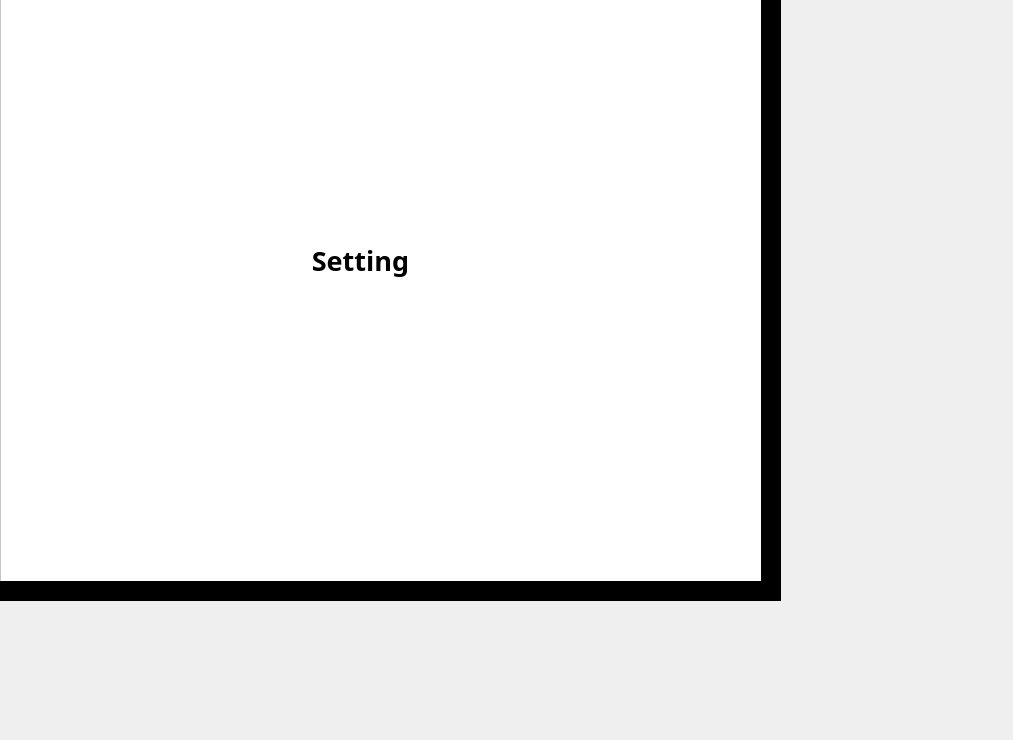
<?xml version="1.0" encoding="UTF-8"?>
<ui version="4.0">
 <class>Form</class>
 <widget class="QWidget" name="Form">
  <property name="geometry">
   <rect>
    <x>0</x>
    <y>0</y>
    <width>1013</width>
    <height>740</height>
   </rect>
  </property>
  <property name="windowTitle">
   <string>Form</string>
  </property>
  <widget class="QFrame" name="frame">
   <property name="geometry">
    <rect>
     <x>0</x>
     <y>0</y>
     <width>781</width>
     <height>601</height>
    </rect>
   </property>
   <property name="styleSheet">
    <string notr="true">QFrame {
    background-color: rgb(0, 0, 0);}</string>
   </property>
   <property name="frameShape">
    <enum>QFrame::StyledPanel</enum>
   </property>
   <property name="frameShadow">
    <enum>QFrame::Raised</enum>
   </property>
   <widget class="QFrame" name="frame_2">
    <property name="geometry">
     <rect>
      <x>-10</x>
      <y>-20</y>
      <width>771</width>
      <height>601</height>
     </rect>
    </property>
    <property name="styleSheet">
     <string notr="true">background-color: rgb(85, 0, 127);</string>
    </property>
    <property name="frameShape">
     <enum>QFrame::StyledPanel</enum>
    </property>
    <property name="frameShadow">
     <enum>QFrame::Raised</enum>
    </property>
    <widget class="QFrame" name="frame_3">
     <property name="geometry">
      <rect>
       <x>10</x>
       <y>10</y>
       <width>791</width>
       <height>611</height>
      </rect>
     </property>
     <property name="styleSheet">
      <string notr="true">background-color: white;</string>
     </property>
     <property name="frameShape">
      <enum>QFrame::StyledPanel</enum>
     </property>
     <property name="frameShadow">
      <enum>QFrame::Raised</enum>
     </property>
     <widget class="QLabel" name="label_2">
      <property name="geometry">
       <rect>
        <x>110</x>
        <y>220</y>
        <width>501</width>
        <height>101</height>
       </rect>
      </property>
      <property name="font">
       <font>
        <family>Sitka Text</family>
        <pointsize>20</pointsize>
        <weight>75</weight>
        <bold>true</bold>
       </font>
      </property>
      <property name="text">
       <string>Setting</string>
      </property>
      <property name="alignment">
       <set>Qt::AlignCenter</set>
      </property>
     </widget>
    </widget>
   </widget>
  </widget>
 </widget>
 <resources/>
 <connections/>
</ui>
